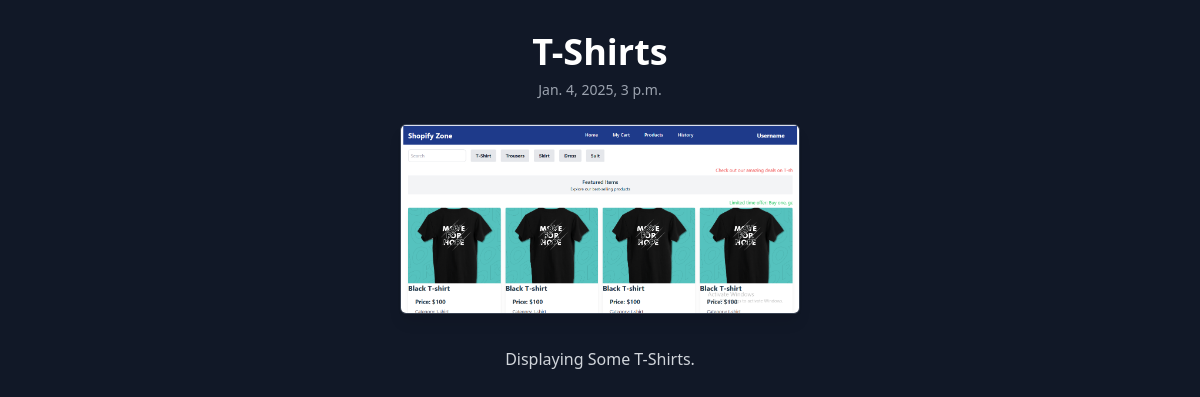
/1/, run on the app's committed database.
### blog/models.py (models this page shows, shortened)
class Post(models.Model):
    title=models.CharField(max_length=100)
    public_date=models.DateTimeField()
    image=models.ImageField(upload_to='images/')
    body=models.TextField()

### blog/views.py (the view)
# urls.py: path('<int:blog_id>/',views.detail,name='detail'),
def detail(request,blog_id):
    detail=get_object_or_404(Post,pk=blog_id)
    return render(request, 'details.html',{'post':detail})

### blog/templates/details.html (shortened to what this page needs)
<!DOCTYPE html>
<html lang="en">
<head>
    <script src="https://cdn.tailwindcss.com"></script>
</head>
<body class="bg-gray-900 text-gray-200 min-h-screen flex flex-col items-center">
    <h1 class="text-4xl font-bold text-center text-white mt-8">{{ post.title }}</h1>
    <p class="text-gray-400 text-center text-sm mt-2">{{ post.public_date }}</p>
    <div class="mt-6">
        <center>
            <img src="{{ post.image.url }}" height="300" width="400" class="rounded-md shadow-lg border border-gray-700"/>
        </center>
    </div>
    <p class="mt-8 px-6 text-gray-300 leading-relaxed text-center max-w-3xl">{{ post.body }}</p>
</body>
</html>

### data on the page
Post: title "T-Shirts", public_date "Jan. 4, 2025, 3 p.m.", image (picture), body "Displaying Some T-Shirts."
